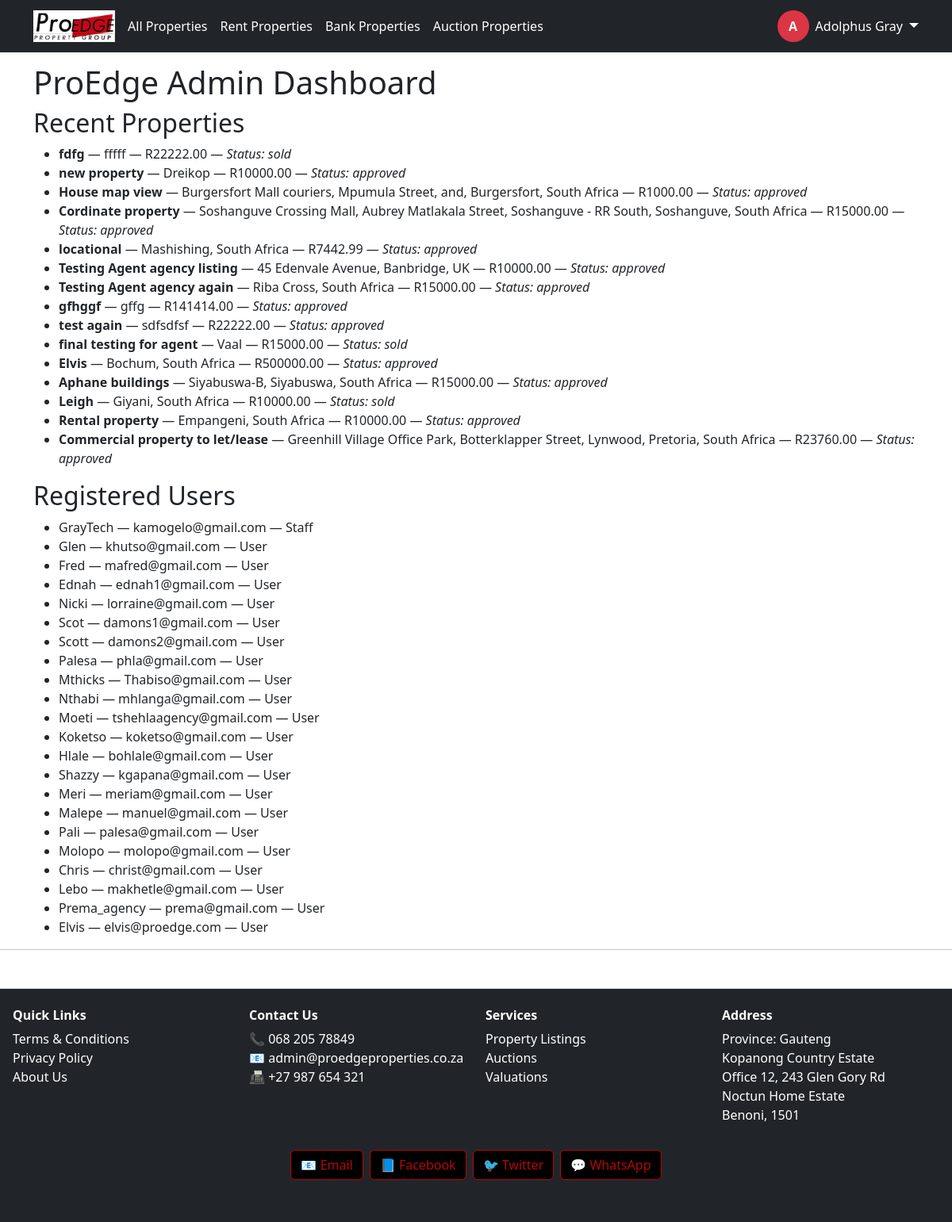
Page /staff/ (signed in) on the earlier database version.
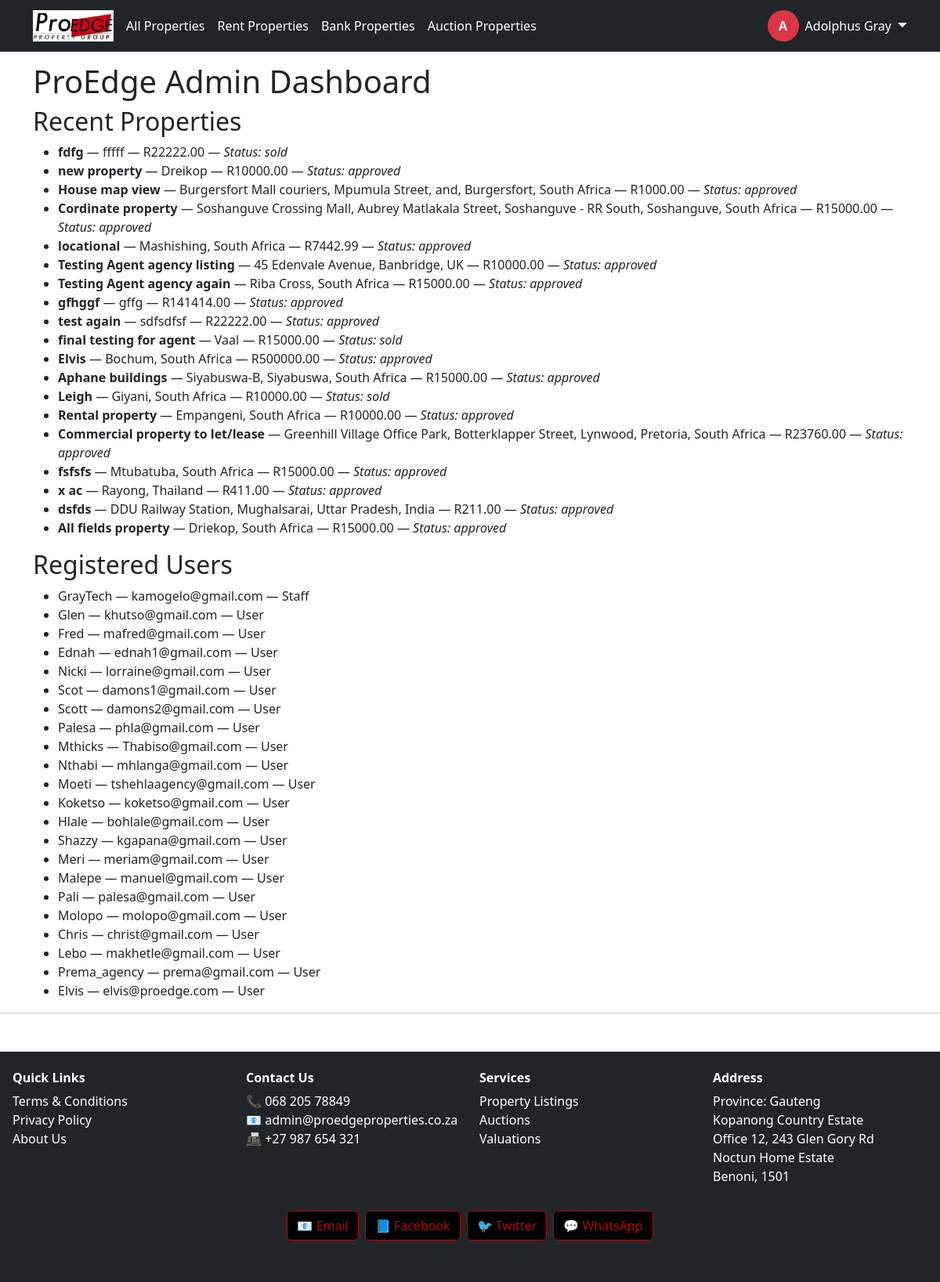
Same page on the later database version.
### proedge/models.py (models this page shows, shortened)
class CustomUser(AbstractUser):
    ROLE_CHOICES = [
        ('buyer', 'Buyer'),
        ('seller', 'Seller'),
        ('tenant', 'Tenant'),
        ('agency', 'Agency'),
        ('landlord', 'Landlord'),
        ('agent', 'Agent'),
        ('bank', 'Bank'),
        ('auctioneer', 'Auctioneer'),
    ]
    role = models.CharField(max_length=20, choices=ROLE_CHOICES)
    email = models.EmailField(unique=True)
    is_email_verified = models.BooleanField(default=False)

### listings/models.py (models this page shows, shortened)
class Property(models.Model):
    PROPERTY_TYPE_CHOICES = [
        ('house', 'House'),
        ('apartment', 'Apartment'),
        ('land', 'Vacant Land'),
        ('commercial', 'Commercial'),
        ('industrial', 'Industrial'),
        ('rental', 'Rental'),
        ('plot', 'Plot'),
    ]
    PROVINCE_CHOICES = [
        ('Eastern Cape', 'Eastern Cape'),
        ('Free State', 'Free State'),
        ('Gauteng', 'Gauteng'),
        ('KwaZulu-Natal', 'KwaZulu-Natal'),
        ('Limpopo', 'Limpopo'),
        ('Mpumalanga', 'Mpumalanga'),
        ('Northern Cape', 'Northern Cape'),
        ('North West', 'North West'),
        ('Western Cape', 'Western Cape'),
    ]
    LISTING_TYPE_CHOICES = [
        ('private', 'Private Seller'),
        ('agent', 'Agent'),
        ('bank', 'Bank Property'),
        ('auction', 'Auction'),
    ]
    STATUS_CHOICES = [
        ('approved', 'Approved'),
        ('pending', 'Pending'),
        ('rejected', 'Rejected'),
        ('sold', 'Sold'),
    ]
    title = models.CharField(max_length=200)
    description = models.TextField()
    price = models.DecimalField(max_digits=12, decimal_places=2)
    location = models.CharField(max_length=255)
    province = models.CharField(max_length=100, choices=PROVINCE_CHOICES)
    area = models.CharField(max_length=100, null=True, blank=True)
    property_type = models.CharField(max_length=20, choices=PROPERTY_TYPE_CHOICES)
    listing_type = models.CharField(max_length=20, choices=LISTING_TYPE_CHOICES, default='')
    status = models.CharField(max_length=20, choices=STATUS_CHOICES)
    latitude = models.DecimalField(max_digits=100, decimal_places=50, null=True, blank=True)
    longitude = models.DecimalField(max_digits=100, decimal_places=50, null=True, blank=True)
    floor_plan = models.FileField(upload_to='floor_plans/', null=True, blank=True)
    number_of_bedrooms = models.PositiveIntegerField(null=True, blank=True)
    number_of_kitchens = models.PositiveIntegerField(null=True, blank=True)
    number_of_bathrooms = models.PositiveIntegerField(null=True, blank=True)
    number_of_garages = models.PositiveIntegerField(null=True, blank=True)
    floor_area_m2 = models.DecimalField(max_digits=10, decimal_places=2, null=True, blank=True)
    erf_size_m2 = models.DecimalField(max_digits=10, decimal_places=2, null=True, blank=True)
    price_per_m2 = models.DecimalField(max_digits=10, decimal_places=2, null=True, blank=True)
    price_per_erf_m2 = models.DecimalField(max_digits=10, decimal_places=2, null=True, blank=True)
    has_parking = models.BooleanField(default=False)
    number_of_parking_slots = models.CharField(max_length=10, blank=True, default="N/A")
    unit_no = models.CharField(max_length=50, null=True, blank=True)
    complex_name = models.CharField(max_length=255, null=True, blank=True)
    erf_no = models.CharField(max_length=50, null=True, blank=True)
    ownership_type = models.CharField(max_length=50, choices=[('freehold', 'Freehold'), ('sectional', 'Sectional Title')], null=True, blank=True)
    township = models.CharField(max_length=255, null=True, blank=True)
    section_number = models.CharField(max_length=50, null=True, blank=True)
    scheme_number = models.CharField(max_length=50, null=True, blank=True)
    scheme_name = models.CharField(max_length=255, null=True, blank=True)
    study = models.BooleanField(default=False)
    lounges = models.PositiveIntegerField(null=True, blank=True)
    dining_rooms = models.PositiveIntegerField(null=True, blank=True)
    laundry = models.BooleanField(default=False)
    patio = models.BooleanField(default=False)
    balcony = models.BooleanField(default=False)
    domestic_accommodation = models.BooleanField(default=False)
    carports = models.BooleanField(default=False)
    flatlet = models.BooleanField(default=False)
    store_room = models.BooleanField(default=False)
    furnished = models.BooleanField(default=False)
    pool = models.BooleanField(default=False)
    security = models.BooleanField(default=False)
    roof = models.BooleanField(default=False)
    garden = models.BooleanField(default=False)
    views = models.BooleanField(default=False)
    walling = models.CharField(max_length=255, null=True, blank=True)
    flooring = models.CharField(max_length=255, null=True, blank=True)
    lease_period = models.CharField(max_length=50, null=True, blank=True)
    occupation_date = models.DateField(null=True, blank=True)
    deposit = models.DecimalField(max_digits=10, decimal_places=2, null=True, blank=True)
    lease_excludes = models.TextField(null=True, blank=True)
    annual_escalation = models.DecimalField(max_digits=5, decimal_places=2, null=True, blank=True)
    levy_amount = models.DecimalField(max_digits=10, decimal_places=2, null=True, blank=True)
    floor_level = models.CharField(max_length=50, null=True, blank=True)
    zoning = models.CharField(max_length=100, null=True, blank=True)
    rates_and_taxes = models.DecimalField(max_digits=10, decimal_places=2, null=True, blank=True)
    municipality = models.CharField(max_length=255, null=True, blank=True)
    mandate_type = models.CharField(max_length=50, null=True, blank=True)
    mandate_start_date = models.DateField(null=True, blank=True)
    mandate_end_date = models.DateField(null=True, blank=True)
    commission_percentage = models.DecimalField(max_digits=5, decimal_places=2, null=True, blank=True)
    commission_value = models.DecimalField(max_digits=12, decimal_places=2, null=True, blank=True)
    seller = models.ForeignKey(settings.AUTH_USER_MODEL, on_delete=models.CASCADE, related_name='properties', null=True, blank=True)
    buyer = models.ForeignKey(settings.AUTH_USER_MODEL, on_delete=models.SET_NULL, null=True, blank=True, related_name='purchased_properties')
    landlord = models.ForeignKey(settings.AUTH_USER_MODEL, on_delete=models.SET_NULL, null=True, blank=True, related_name='rented_properties')
    tenant = models.ForeignKey(settings.AUTH_USER_MODEL, on_delete=models.SET_NULL, null=True, blank=True, related_name='rented_by_properties')
    agent = models.ForeignKey(settings.AUTH_USER_MODEL, on_delete=models.SET_NULL, null=True, blank=True, related_name='listed_properties')
    agents = models.ManyToManyField(settings.AUTH_USER_MODEL, blank=True, related_name='properties_assigned')
    bank = models.ForeignKey(settings.AUTH_USER_MODEL, on_delete=models.SET_NULL, null=True, blank=True, related_name='banked_properties')
    auctioneer = models.ForeignKey(settings.AUTH_USER_MODEL, on_delete=models.SET_NULL, null=True, blank=True, related_name='auctioned_properties')
    agency = models.ForeignKey('Agency', on_delete=models.CASCADE, null=True, blank=True, related_name='properties')
    listed_by_agent = models.ForeignKey("AgentProfile", on_delete=models.SET_NULL, null=True, blank=True)
    created_at = models.DateTimeField(auto_now_add=True)
    class Meta:
        verbose_name_plural = "Properties"

### staff/views.py (the view)
# urls.py: path('', views.dashboard, name='dashboard'),
@login_required
@user_passes_test(is_staff_user)
def dashboard(request):
    properties = Property.objects.all()
    users = User.objects.all()
    return render(request, 'staff/dashboard.html', {
        'properties': properties,
        'users': users,
    })

### staff/views.py (called while the page is built)
def is_staff_user(user):
    return user.is_authenticated and user.is_staff

### staff/templates/staff/dashboard.html
{% extends 'base.html' %}
{% block content %}
<h1>ProEdge Admin Dashboard</h1>
<section>
  <h2>Recent Properties</h2>
  <ul>
    {% for prop in properties %}
      <li>
        <strong>{{ prop.title }}</strong> — {{ prop.location }} — R{{ prop.price }} —
        <em>Status: {{ prop.status }}</em>
      </li>
    {% empty %}
      <li>No properties found.</li>
    {% endfor %}
  </ul>
</section>
<section>
  <h2>Registered Users</h2>
  <ul>
    {% for user in users %}
      <li>{{ user.username }} — {{ user.email }} — {{ user.is_staff|yesno:"Staff,User" }}</li>
    {% empty %}
      <li>No users registered.</li>
    {% endfor %}
  </ul>
</section>
{% endblock %}

### proedge/templates/base.html (shortened to what this page needs)
{% load static %}
<!DOCTYPE html>
<html lang="en">
<head>
     <link rel="stylesheet" href="https://unpkg.com/leaflet@1.9.5/dist/leaflet.css"
/>
    <link href="https://cdn.jsdelivr.net/npm/bootstrap@5.3.0/dist/css/bootstrap.min.css" rel="stylesheet">
    <link rel="stylesheet" href="https://cdnjs.cloudflare.com/ajax/libs/font-awesome/6.4.0/css/all.min.css">
    <link rel="stylesheet" href="{% static 'proedge/css/style.css' %}">
    <link rel="stylesheet" href="https://cdn.jsdelivr.net/npm/lightgallery@2.7.1/css/lightgallery.min.css">
    <link rel="stylesheet" href="https://unpkg.com/leaflet/dist/leaflet.css" />
    <link rel="stylesheet" href="https://unpkg.com/leaflet@1.9.5/dist/leaflet.css"
/>
<link rel="stylesheet" href="https://cdn.jsdelivr.net/npm/lightgallery@2.7.1/css/lightgallery-bundle.min.css" />
<link rel="stylesheet" href="https://cdn.jsdelivr.net/npm/lightgallery@2.7.1/plugins/thumbnail/lg-thumbnail.min.css">
<link rel="stylesheet" href="https://cdn.jsdelivr.net/npm/lightgallery@2.7.1/plugins/zoom/lg-zoom.min.css">
<link rel="stylesheet" href="https://cdn.jsdelivr.net/npm/lightgallery@2.7.1/plugins/fullscreen/lg-fullscreen.min.css">
<link rel="stylesheet" href="https://cdn.jsdelivr.net/npm/lightgallery@2.7.1/plugins/share/lg-share.min.css">
<link rel="stylesheet" href="https://cdn.jsdelivr.net/npm/lightgallery@2.7.1/plugins/pager/lg-pager.min.css">
</head>
<body>
<nav class="navbar navbar-expand-lg navbar-dark bg-dark fixed-top shadow-sm">
  <div class="container">
    <a class="navbar-brand fw-bold me-1" href="/">
      <img src="{% static 'images/logo.png' %}" alt="ProEdge Logo" style="height: 40px;">
    </a>
    <div class="collapse navbar-collapse" id="navbarMain">
      <ul class="navbar-nav me-auto mb-2 mb-lg-0 flex-wrap justify-content-start">
        <li class="nav-item flex-fill flex-lg-auto mb-1 mb-lg-0">
          <a class="nav-link btn btn-outline-danger text-white w-100 text-center mx-1 px-1 {% if request.path == '/' or request.path == '/properties/' %}active{% endif %}" href="{% url 'property_list' %}">All Properties</a>
        </li>
        <li class="nav-item flex-fill flex-lg-auto mb-1 mb-lg-0">
          <a class="nav-link btn btn-outline-danger text-white w-100 text-center mx-1 px-1 {% if request.path == '/rent/' %}active{% endif %}" href="{% url 'property_list' %}">Rent Properties</a>
        </li>
        <li class="nav-item flex-fill flex-lg-auto mb-1 mb-lg-0">
          <a class="nav-link btn btn-outline-danger text-white w-100 text-center mx-1 px-1 {% if request.path == '/bank/' %}active{% endif %}" href="{% url 'property_list' %}">Bank Properties</a>
        </li>
        <li class="nav-item flex-fill flex-lg-auto mb-1 mb-lg-0">
          <a class="nav-link btn btn-outline-danger text-white w-100 text-center mx-1 px-1 {% if request.path == '/auctions/' %}active{% endif %}" href="{% url 'property_list' %}">Auction Properties</a>
        </li>
      </ul>
      <div class="d-flex flex-wrap align-items-center mt-2 mt-lg-0">
        {% if user.is_authenticated %}
          <div class="dropdown d-flex align-items-center">
            <a class="d-flex align-items-center text-decoration-none text-white me-2" href="{% url 'dashboard_redirect' %}">
              <div class="rounded-circle bg-danger text-white d-flex justify-content-center align-items-center fw-bold" style="width: 40px; height: 40px;">
                {{ user.get_full_name|default:user.username|slice:":1"|upper }}
              </div>
              <span class="ms-2 d-none d-lg-inline">{{ user.get_full_name|default:user.username }}</span>
            </a>
            <a class="dropdown-toggle text-white fs-5 ms-auto" href="#" id="userDropdown" data-bs-toggle="dropdown" aria-expanded="false"></a>
          </div>
        {% else %}
          <div class="d-flex flex-wrap gap-1">
            <a class="btn btn-outline-danger text-white px-2 fw-semibold" href="{% url 'login' %}">Login</a>
            <a class="btn btn-danger px-2 fw-semibold" href="{% url 'register' %}">Register</a>
          </div>
        {% endif %}
      </div>
    </div>
  </div>
</nav>
<main class="container mt-4">
  {% block content %}{% endblock %}
</main>
<hr>
<footer class="bg-dark text-white mt-5 pt-4 pb-3 border-top">
  <div class="container-fluid px-2">
    <div class="row">
      <div class="col-6 col-md-3 mb-3 text-center text-md-start">
        <h6 class="fw-bold mb-2">Quick Links</h6>
        <ul class="list-unstyled">
          <li><a href="#" class="text-white text-decoration-none">Terms & Conditions</a></li>
          <li><a href="#" class="text-white text-decoration-none">Privacy Policy</a></li>
          <li><a href="#" class="text-white text-decoration-none">About Us</a></li>
        </ul>
      </div>
      <div class="col-6 col-md-3 mb-3 text-center text-md-start">
        <h6 class="fw-bold mb-2">Contact Us</h6>
        <ul class="list-unstyled">
          <li>📞 068 205 78849</li>
          <li>📧 <a href="mailto:admin@proedgeproperties.co.za" class="text-white text-decoration-none">admin@proedgeproperties.co.za</a></li>
          <li>📠 +27 987 654 321</li>
        </ul>
      </div>
      <div class="col-6 col-md-3 mb-3 text-center text-md-start">
        <h6 class="fw-bold mb-2">Services</h6>
        <ul class="list-unstyled">
          <li><a href="#" class="text-white text-decoration-none">Property Listings</a></li>
          <li><a href="#" class="text-white text-decoration-none">Auctions</a></li>
          <li><a href="#" class="text-white text-decoration-none">Valuations</a></li>
        </ul>
      </div>
      <div class="col-6 col-md-3 mb-3 text-center text-md-start">
        <h6 class="fw-bold mb-2">Address</h6>
        <ul class="list-unstyled">
          <li>Province: Gauteng</li>
          <li>Kopanong Country Estate</li>
          <li>Office 12, 243 Glen Gory Rd</li>
          <li>Noctun Home Estate</li>
          <li>Benoni, 1501</li>
        </ul>
      </div>
    </div>
    <div class="d-flex justify-content-center flex-wrap gap-2 mb-3">
      <a href="mailto:info@youthportal.com" class="social-btn">📧 Email</a>
      <a href="https://facebook.com" target="_blank" class="social-btn">📘 Facebook</a>
      <a href="https://twitter.com" target="_blank" class="social-btn">🐦 Twitter</a>
      <a href="https://wa.me/1234567890" target="_blank" class="social-btn">💬 WhatsApp</a>
    </div>
    <div class="text-center text-muted small">&copy; {{ now|date:"Y" }} ProEdge Property Group | Version 0.1</div>
  </div>
</footer>
</body>
</html>

### proedge/templates/base.html (style rules this page uses)
footer { padding-left: 0.5rem; padding-right: 0.5rem; }
body, html { overflow-x: hidden; }
.navbar-brand img { max-height: 40px; }
.social-btn { padding: 6px 12px; border-radius: 6px; border: 1px solid #b80707; color: #b80707; background-color: #000; text-decoration: none; transition: all 0.3s ease; }
.social-btn { display: inline-block; padding: 6px 12px; border-radius: 6px; background-color: #000; color: #b80707; font-weight: 500; text-decoration: none; transition: all 0.3s ease; border: 1px solid #b80707; }

Differences in the rows shown:
added Property: title "fsfsfs", location "Mtubatuba, South Africa", price "15000.00", status "approved"
added Property: title "x ac", location "Rayong, Thailand", price "411.00", status "approved"
added Property: title "dsfds", location "DDU Railway Station, Mughalsarai, Uttar Pradesh, India", price "211.00", status "approved"
added Property: title "All fields property", location "Driekop, South Africa", price "15000.00", status "approved"
